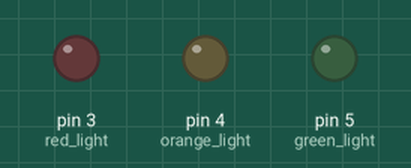
Simulated run of this sketch. Board: Arduino Uno, built with avr-gcc and run on an emulated ATmega328P. Parts: output pins drawn as LEDs (lit = HIGH).

Above: at 0.5 s.
At 3.0 s:
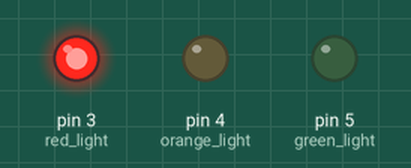
At 7.5 s:
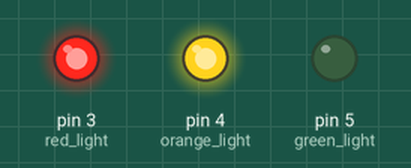
At 10.5 s:
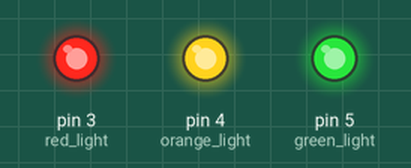
Timing chart, 0 to 14.3 s (numbered marks = the images above):
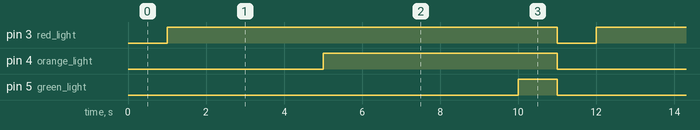

Measured:
- by itself, pin 3 (red_light): alternates HIGH for 10.0 s and LOW for 1.0 s
- by itself, pin 4 (orange_light): alternates HIGH for 6.0 s and LOW for 5.0 s
- by itself, pin 5 (green_light): alternates HIGH for 1.0 s and LOW for 10.0 s

The sketch:

threelights.ino
```cpp
void setup() {
  // put your setup code here, to run once:
pinMode(3, OUTPUT); // red light
pinMode(4, OUTPUT); // orange light
pinMode(5, OUTPUT); // green light
pinMode(12, INPUT);


}

int i = 0;
int red, green, orange;
void loop() {

while (i <= 11){


  if (i==1){
  digitalWrite(3, 1);
  }

 else if (i == 5){
  digitalWrite(4, 1);}

  else if (i == 10){
  digitalWrite(5, 1);
  }
 i++;
 delay (1000);
  if (i > 10){
  i = 0;
  digitalWrite(3, 0);
  digitalWrite(4, 0);
  digitalWrite(5, 0);
  }
}
}
```
